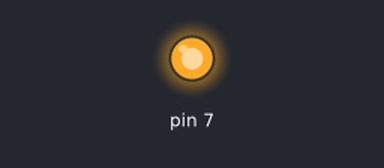
A sketch run on a simulated Arduino Uno, built with avr-gcc and run on an emulated ATmega328P. Shown: output pins drawn as LEDs (lit = HIGH). At 2.0 s the program stops and its outputs stay as they are.

Above: at 0.5 s.
At 1.85 s:
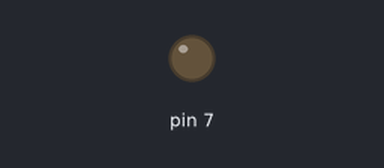
Timing chart, 0 to 3.0 s (numbered marks = the images above):
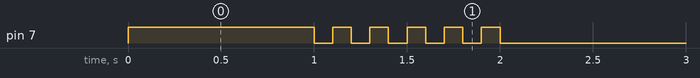

Measured:
- by itself, pin 7: repeats every 0.20 s: LOW 0.10 s, HIGH 0.10 s, until it stays LOW from 2.0 s

The sketch:

05_practice_3.ino
```cpp
void setup() {
  pinMode(7, OUTPUT);
}

void loop() {
  digitalWrite(7, HIGH);
  delay(1000);

  for (int i = 0; i < 5; i++) {
    digitalWrite(7, LOW);
    delay(100);

    digitalWrite(7, HIGH);
    delay(100);
  }


  digitalWrite(7, LOW);


  while (1) {
  }

}
```
